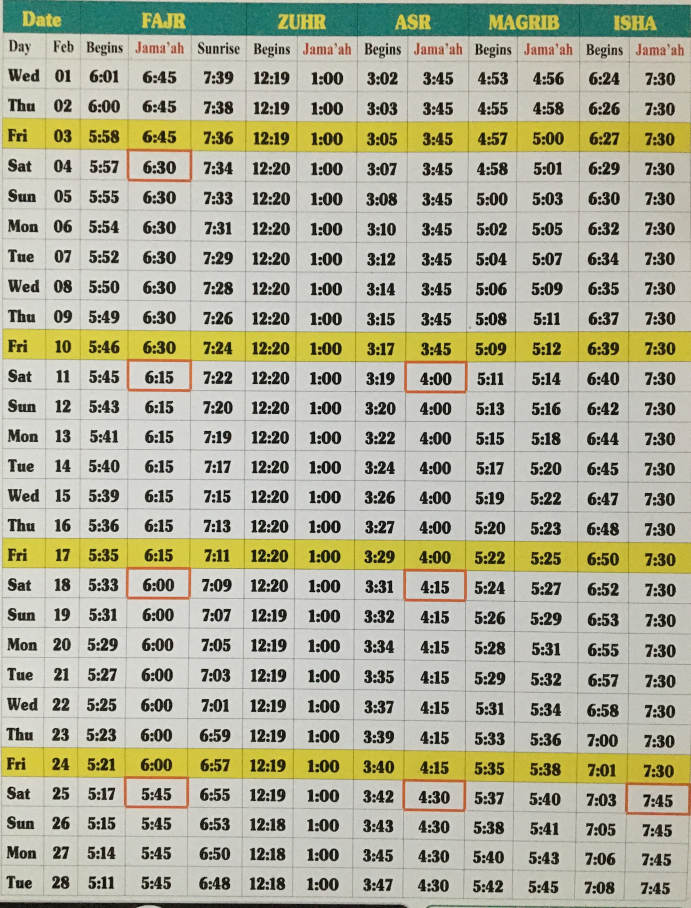
#> input picture timetable_scanner/IMG_4350.JPG, 2764 x 3632 px (shown at 1/4 size)
$ python main.py
#> lines starting #> are read from the running program, lines starting #| are printed output that depends on the picture; after the words box and inside, x2 and y2 are one past the last pixel; in counts of white or black regions, pixels touching at a corner belong together
### timetable_scanner/util.py
import cv2
from PIL import Image, ImageOps
import numpy as np
# [6 lines left out: function openAndReturnImageArray, not called in this run]

def showImgInWindow(pil_img, filename):
    # Convert to numpy array
    # im_arr = np.asarray(pil_img)
    # Display image using OpenCV
    cv2.imshow(filename, pil_img)
    # Closing image
    # cv2.waitKey(0)  # Wait for a key press before checking for user input
    # cv2.destroyAllWindows()  # Close the OpenCV window
    # NEED TO ADD this so it waits for a sec!! and finsihes up closing
    # https://stackoverflow.com/questions/22274789/cv2-imshow-function-is-opening-a-window-that-always-says-not-responding-pyth
    cv2.waitKey(1)

# [17 lines left out: function showImgAndReturnIfMeetsCriteria, not called in this run]


def returnGrayscaleImg(img):
    return cv2.cvtColor(img, cv2.COLOR_BGR2GRAY)

# [53 lines left out: functions checkIfUserInputIsANumber, getThresholdFromUserInput, getSkewAngle, rotateImage, not called in this run]

# Deskew image
def deskew(cvImage):
    angle = getSkewAngle(cvImage)
    return rotateImage(cvImage, -1.0 * angle)

### timetable_scanner/main.py
# This method attempts to grab each of the times as a seperate contour/box
# Issue with this method is ordering the contours fails since boxes are slightly misalgined vertically
# So say Asr time which is slightly above will come first before Zuhr time since the time is slightly below!
# Proposed solutions:
# 1) Try to draw in the table lines and make them as horizontally/vertically straight so can order properly
# 2) Or first idenify the rows and then within each row identify columns
# Another Issue to bear in mind is how do we identify calendars where the text is inverted (e.g Redcoat for March DST)?
# I believe drawing the lines means when analysing can invert if on a specific row/ or if can't read
import cv2
from PIL import Image, ImageOps
import pytesseract
import numpy as np
from util import showImgInWindow, returnGrayscaleImg

img_path = "IMG_4350.JPG"

im = Image.open(img_path)
#> im is the input picture: PIL image 2764x3632 RGB; mean R, G, B 176.1, 175.7, 153.6
# To prevent img from being auto rotated due to exif value
# https://github.com/python-pillow/Pillow/issues/4703
im = ImageOps.exif_transpose(im)

# SO can pass display image
im = np.asarray(im)
base_image = im.copy() # COPY IMAGE HERE
im_h, im_w, im_d = im.shape # Grab image shape here
#> im_h = 3632; im_w = 2764; im_d = 3

showImgInWindow(im, "pre-processed PIL img")

# usr_res = input("Does the image look fine? Enter n to stop:")
# if(usr_res == "n"):
#     exit("NOPE IMAGE IS NOT GOOD")

gray_img = returnGrayscaleImg(im)
#> in returnGrayscaleImg, `return cv2.cvtColor(img, cv2.COLOR_BGR2GRAY)`:
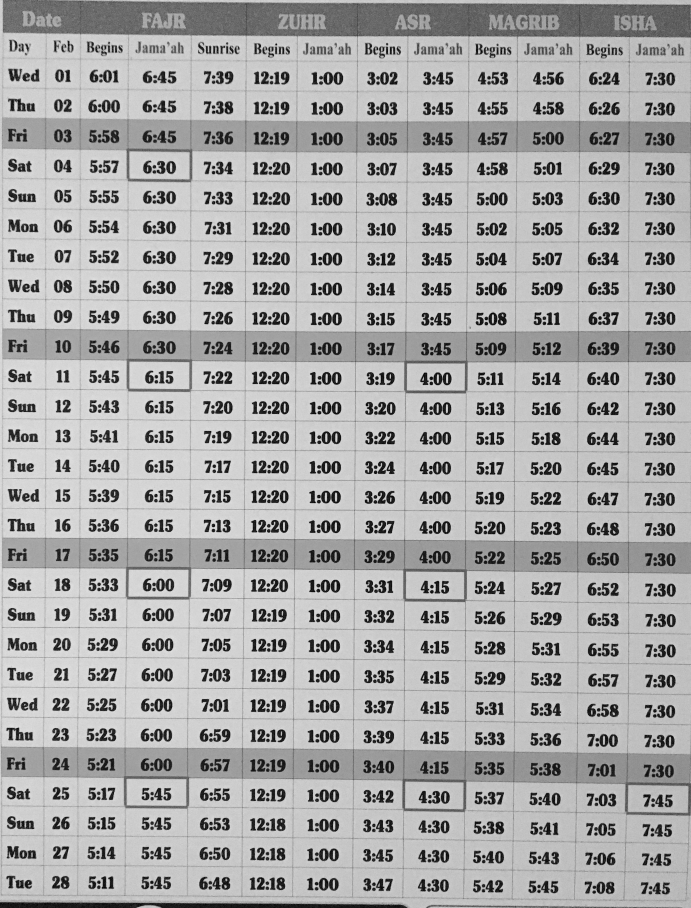
#> returned value: shape (3632, 2764) (shown at 1/4 size); min 0, max 240, mean 169.1
showImgInWindow(gray_img, "greyscaled Image")
# usr_res = input("Does the greyscale image look fine? Enter n to stop: ")
# if(usr_res == "n"):
#     exit("NOPE IMAGE IS NOT GOOD")

# Now converting to binary
ret,thresh_value = cv2.threshold(gray_img,60,255,cv2.THRESH_BINARY_INV)
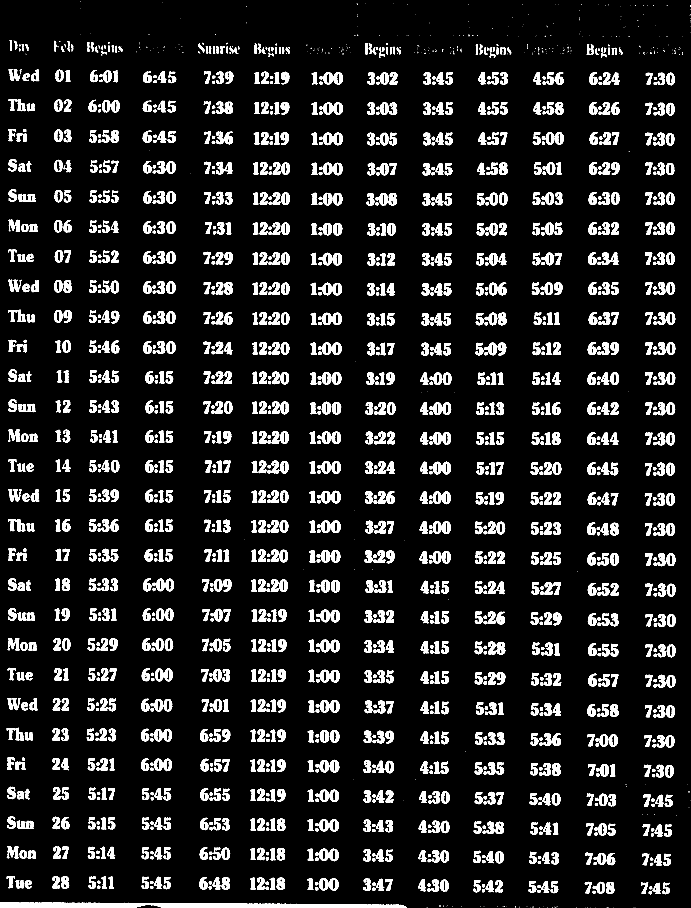
#> thresh_value: shape (3632, 2764) (shown at 1/4 size); 10.7% white; 2220 white regions (418 under 20 px), largest, box (x1, y1, x2, y2) and area: (0, 3609, 1628, 3632) 27830, (32, 2076, 102, 2125) 1659, (33, 1239, 103, 1288) 1581
showImgInWindow(thresh_value, "Binary image")

# Dilating image
kernel = np.ones((5,5),np.uint8)
dilated_value = cv2.dilate(thresh_value,kernel,iterations = 5)
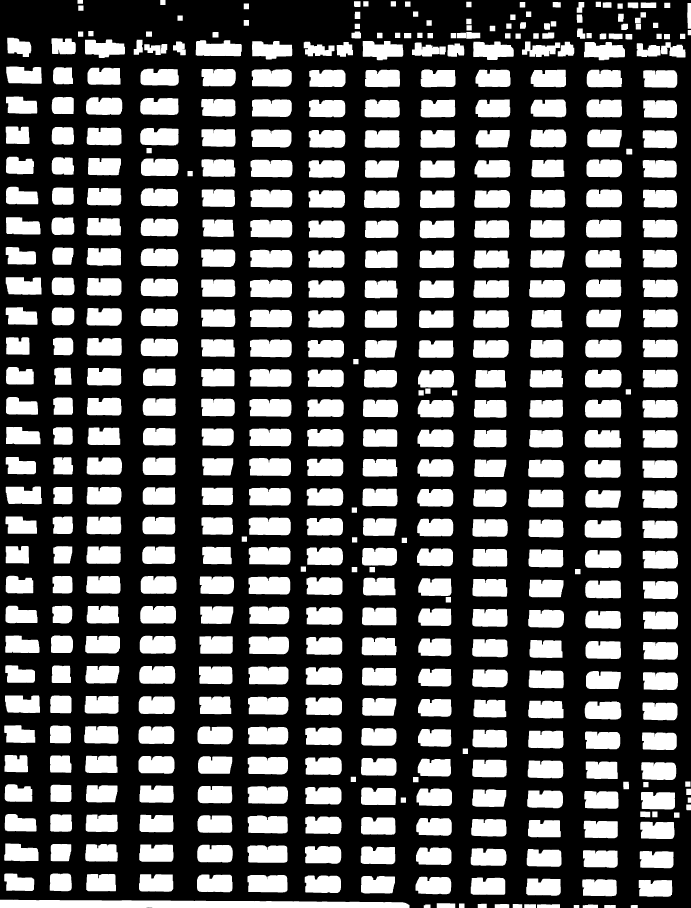
#> dilated_value: shape (3632, 2764) (shown at 1/4 size); 34.2% white; 495 white regions

showImgInWindow(dilated_value, "Dilated img")


# Draw contours on original image
# Dont use RETR_TREE - as will give hierachal order
# USE cv2.RETR_EXTERNAL - so only takes the outermost cotour - ignoring children
# Can also use cv2.RETR_LIST - Just returns any and every contour as a list
contours, hierarchy = cv2.findContours(dilated_value, cv2.RETR_EXTERNAL, cv2.CHAIN_APPROX_SIMPLE)
#> contours = 495 contours; largest, box (x1, y1, x2, y2) and area: (0, 3599, 1638, 3632) 44632, (1002, 758, 1169, 830) 11000, (995, 2070, 1163, 2141) 10996, (997, 1832, 1164, 1904) 10980, (998, 1596, 1166, 1667) 10978
cordinates = []
for cnt in contours:
    x, y, w, h = cv2.boundingRect(cnt)
    # bounding the images
    if x > 100 and y > 300 and w > 50 and h > 50 and y < (im_h - 400) :
        cv2.rectangle(im, (x, y), (x + w, y + h), (0, 0, 255), 3)
        # Only append the ones we want/drew boxes around!!!
        cordinates.append((x, y, w, h))
#> this loop made 495 passes
#> (x, y, w, h) on passes 1, 2, 4: (2523, 3620, 28, 12), (2417, 3620, 46, 12), (2331, 3618, 61, 14)
#> after the loop, cordinates = 288 items, first 6: (2564, 3168, 136, 70), (2337, 3164, 137, 71), (2109, 3162, 143, 71), (1889, 3157, 136, 71), (1666, 3154, 142, 70), (1444, 3150, 140, 70)
        # cordinates.insert(0, (x, y, w, h))

showImgInWindow(im, "Final image with contour")

# Sort the contours so reading row by row top to bottom
cordinates_sorted = sorted(cordinates, key=lambda x: (x[1], x[0]))
#> cordinates_sorted = 288 items, first 6: (207, 388, 88, 68), (344, 389, 145, 71), (561, 392, 153, 68), (805, 396, 137, 70), (1008, 397, 159, 71), (1459, 398, 140, 72)
## Now use contours to read each time

# print("Printing coordinates")
# print(cordinates)
print("Printing ocr results")
# MAKE SURE NOT TO set to digits only - as need to identify ":" character!!!
custom_config = r'--psm 6 tessedit_char_whitelist=0123456789:'
i = 1
row = []
time_arr = []
dayNum = 1
indexes_to_grab = [4, 7, 9, 11, 13]

# TODO: Figure out how to get correct order i.e top left to bottom right when looping through coordinates
for x, y, w, h in cordinates_sorted:
    if(i == 1):
        if dayNum < 10:
            row = ["0" + str(dayNum) + "-Feb-23"]
        else:
            row = [str(dayNum) + "-Feb-23"]
    elif i in indexes_to_grab:
        roi = thresh_value[y:y + h, x:x + w]
        kernel = np.ones((2, 2), np.uint8)
        dilated_value = cv2.dilate(roi, kernel, iterations=1)
#> (the run stopped early here; a loop or call above may not have finished)

$ run again, with timetable_scanner/Bad-Feb-2023.JPG copied over timetable_scanner/IMG_4350.JPG
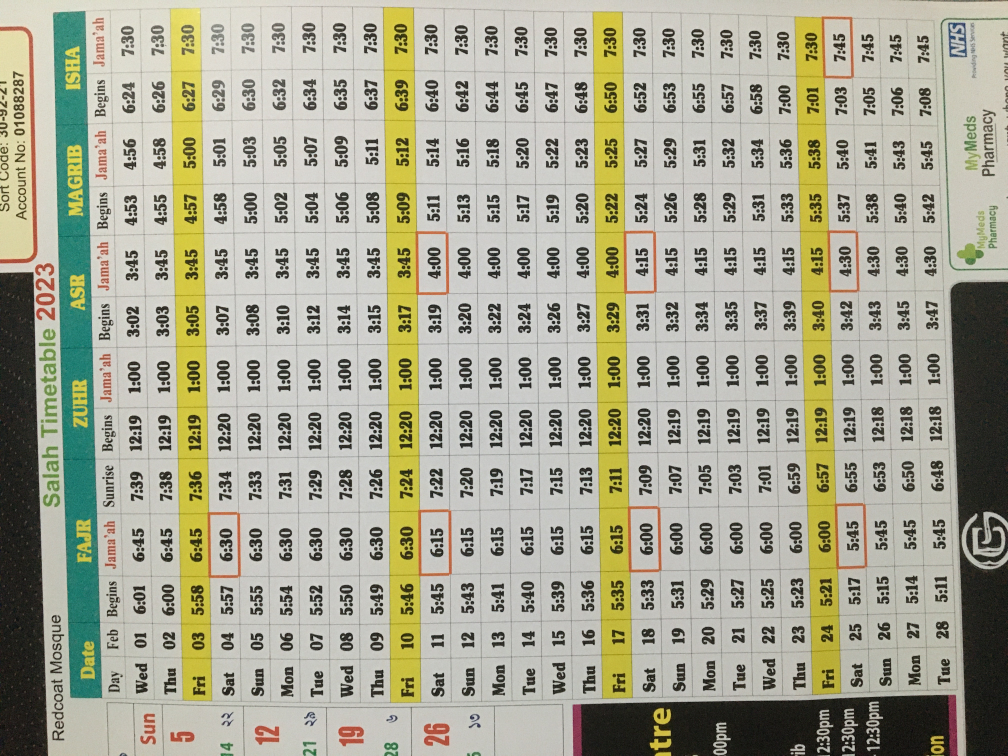
#> input picture timetable_scanner/Bad-Feb-2023.JPG, 4032 x 3024 px (shown at 1/4 size)
#> im is the input picture: PIL image 4032x3024 RGB; mean R, G, B 167.8, 167.1, 147.3
#> im: PIL image 3024x4032 RGB
#> `ret,thresh_value = cv2.threshold(gray_img,60,255,cv2.THRESH_BINARY_INV)`:
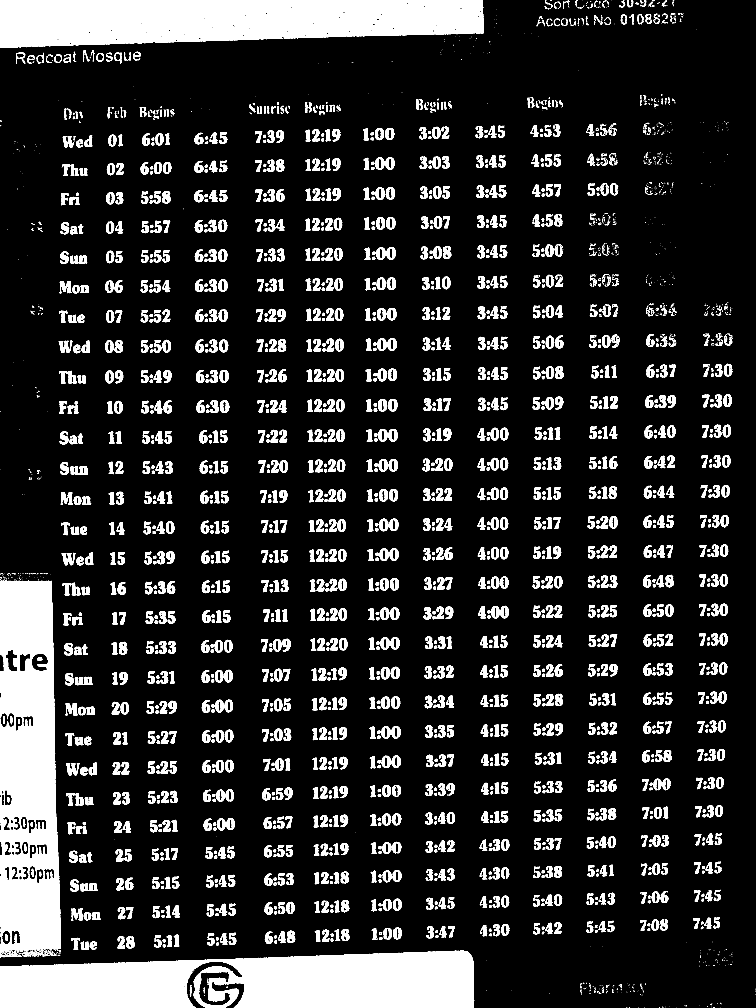
#> thresh_value: shape (4032, 3024) (shown at 1/4 size); 15.2% white; 3597 white regions (1610 under 20 px), largest, box (x1, y1, x2, y2) and area: (0, 3802, 1897, 4032) 350513, (0, 0, 1934, 192) 304994, (0, 2321, 244, 3815) 292011
#> `dilated_value = cv2.dilate(thresh_value,kernel,iterations = 5)`:
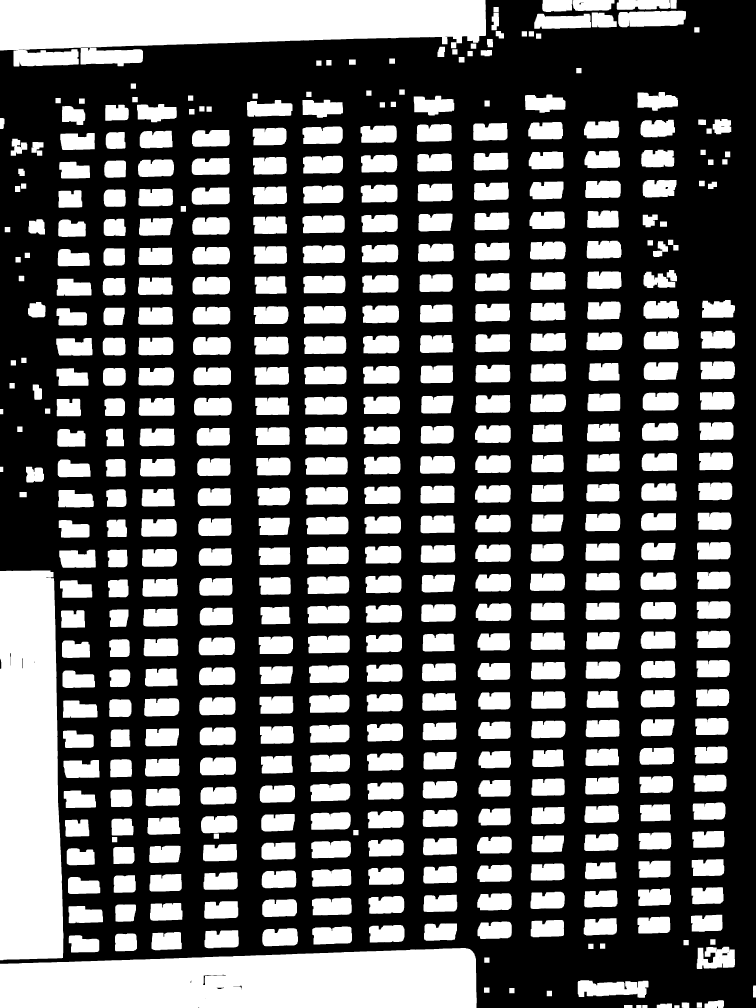
#> dilated_value: shape (4032, 3024) (shown at 1/4 size); 36.3% white; 471 white regions
#> contours = 471 contours; largest, box (x1, y1, x2, y2) and area: (0, 3792, 1907, 4032) 394018, (0, 2282, 254, 3841) 360924, (0, 0, 1944, 266) 346378, (2473, 43, 2744, 109) 15323, (2311, 3921, 2594, 3991) 14686
#> the loop `for cnt in contours:` made 471 passes
#> (x, y, w, h) on passes 5, 7, 8: (2627, 4014, 61, 18), (2727, 4010, 30, 22), (2818, 4001, 78, 31)
#> after the loop `for cnt in contours:`: cordinates = 357 items, first 6: (274, 3624, 138, 69), (461, 3618, 83, 69), (600, 3612, 130, 71), (817, 3605, 136, 70), (1049, 3597, 139, 71), (1248, 3591, 159, 70)
#> cordinates_sorted = 357 items, first 6: (2550, 368, 162, 75), (2100, 378, 162, 73), (1655, 383, 162, 79), (1210, 399, 162, 72), (988, 400, 182, 67), (548, 416, 159, 73)

$ run again, with timetable_scanner/Redcoat-Mar-23.jpg copied over timetable_scanner/IMG_4350.JPG
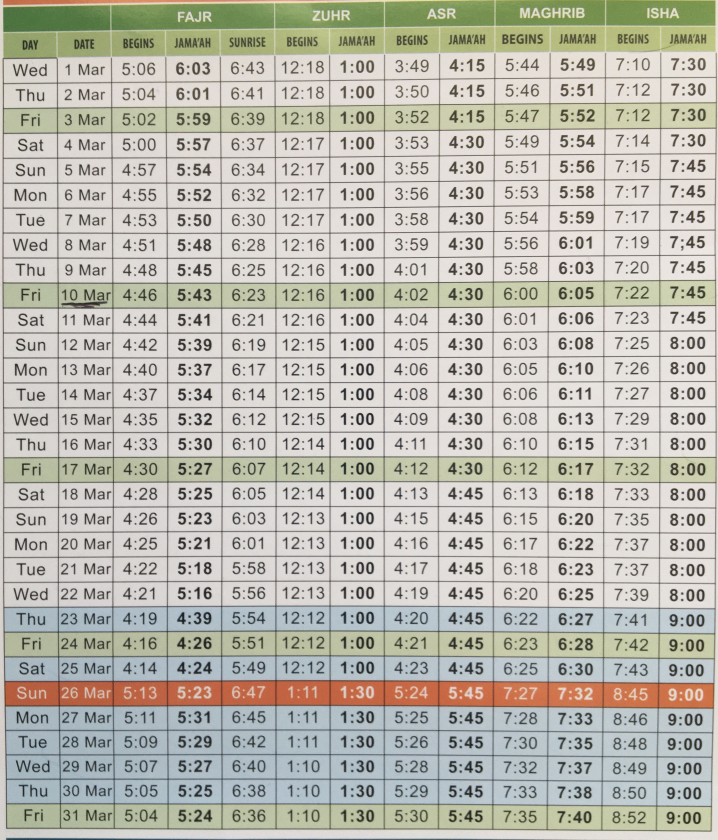
#> input picture timetable_scanner/Redcoat-Mar-23.jpg, 2872 x 3359 px (shown at 1/4 size)
#> im is the input picture: PIL image 2872x3359 RGB; mean R, G, B 188, 186.4, 176.8
#> `ret,thresh_value = cv2.threshold(gray_img,60,255,cv2.THRESH_BINARY_INV)`:
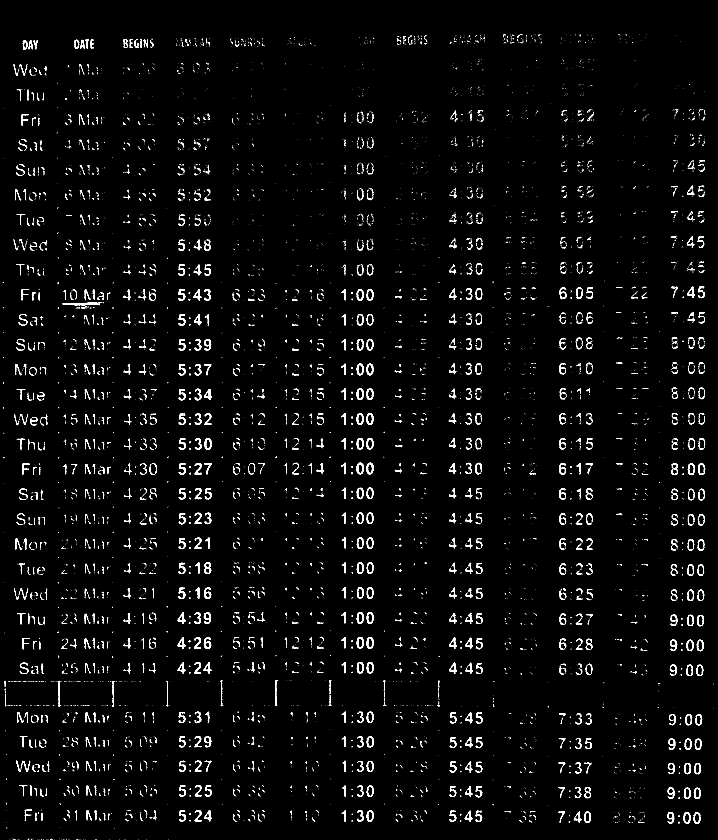
#> thresh_value: shape (3359, 2872) (shown at 1/4 size); 2.2% white; 10027 white regions (8380 under 20 px), largest, box (x1, y1, x2, y2) and area: (251, 1208, 408, 1223) 1013, (815, 2549, 845, 2595) 626, (815, 2450, 844, 2496) 617
#> `dilated_value = cv2.dilate(thresh_value,kernel,iterations = 5)`:
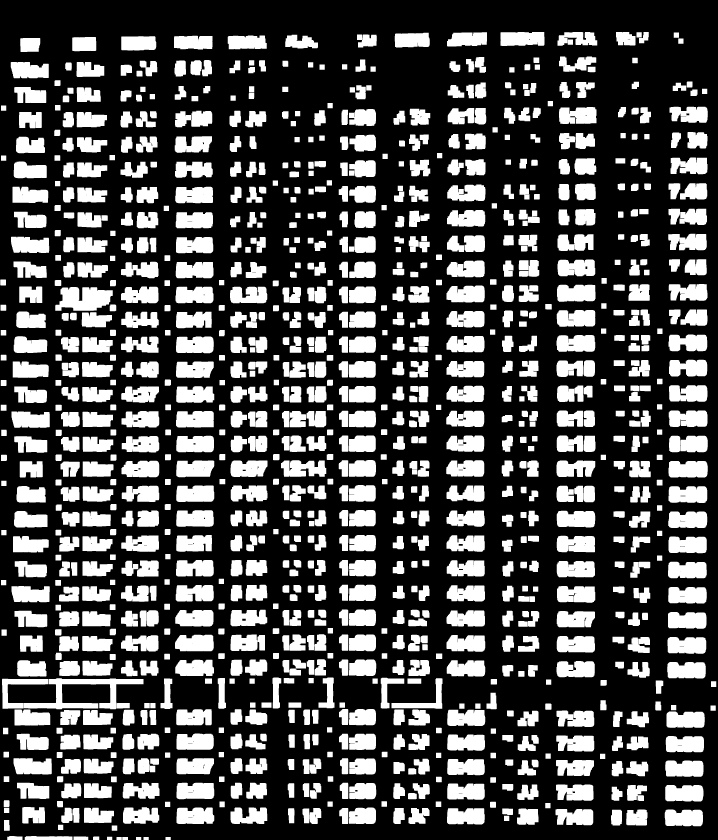
#> dilated_value: shape (3359, 2872) (shown at 1/4 size); 30.4% white; 1072 white regions
#> contours = 1072 contours; largest, box (x1, y1, x2, y2) and area: (96, 2713, 574, 2837) 18876, (221, 1148, 451, 1243) 15806, (2674, 1844, 2831, 1910) 9440, (2228, 1139, 2382, 1207) 9391, (2670, 2548, 2825, 2615) 9230
#> the loop `for cnt in contours:` made 1072 passes
#> (x, y, w, h) on passes 7 to 9: (372, 3346, 25, 13), (294, 3346, 59, 13), (99, 3344, 191, 15)
#> after the loop `for cnt in contours:`: cordinates = 258 items, first 6: (2507, 2946, 87, 55), (2663, 2944, 153, 65), (2071, 2944, 72, 60), (2225, 2942, 152, 64), (241, 2939, 81, 59), (1789, 2938, 151, 65)
#> cordinates_sorted = 258 items, first 6: (2304, 328, 75, 64), (1791, 340, 66, 52), (307, 349, 96, 59), (2678, 427, 153, 64), (2236, 428, 150, 68), (1791, 432, 106, 65)
